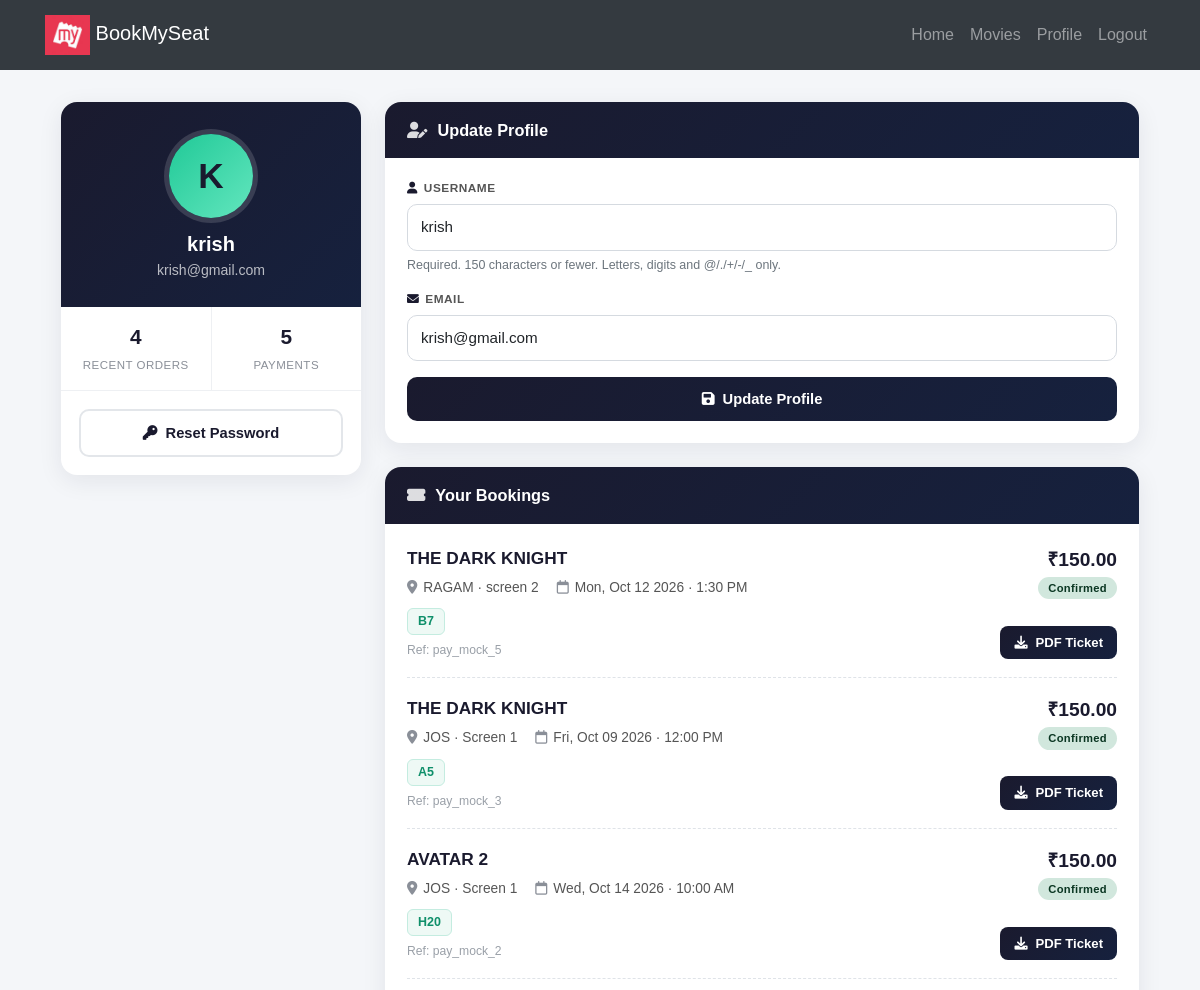
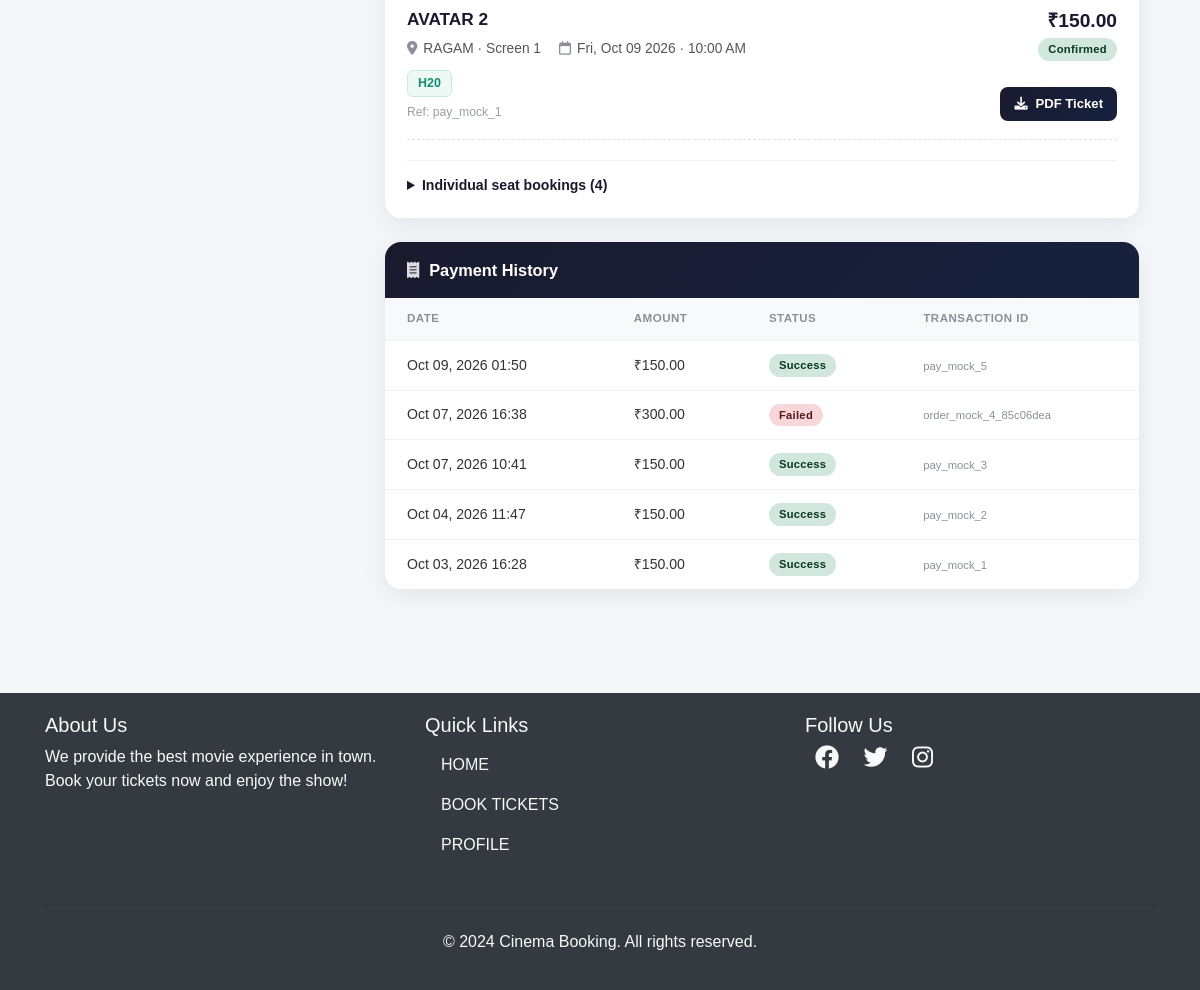
The page /user/profile/ (signed in) on the database its author committed (2 pictures, top to bottom).
### movies/models.py (models this page shows, shortened)
class BookingOrder(models.Model):
    class Status(models.TextChoices):
        CONFIRMED = 'CONFIRMED', 'Confirmed'
        CANCELLED = 'CANCELLED', 'Cancelled'
    user = models.ForeignKey(User, on_delete=models.CASCADE, related_name='booking_orders')
    show_time = models.ForeignKey(ShowTime, on_delete=models.CASCADE, related_name='booking_orders')
    reference = models.CharField(max_length=64, unique=True, db_index=True)
    total_amount = models.DecimalField(max_digits=10, decimal_places=2)
    status = models.CharField(max_length=20, choices=Status.choices, default=Status.CONFIRMED, db_index=True)
    created_at = models.DateTimeField(auto_now_add=True, db_index=True)
    class Meta:
        ordering = ['-created_at']
        indexes = [
            models.Index(fields=['user', '-created_at']),
        ]

class ShowTime(models.Model):
    movie = models.ForeignKey(Movie, on_delete=models.CASCADE, related_name='showtimes')
    theater = models.ForeignKey(Theater, on_delete=models.CASCADE, related_name='showtimes')
    screen = models.ForeignKey(Screen, on_delete=models.CASCADE, related_name='showtimes')
    date = models.DateField(help_text='Screening date')
    start_time = models.TimeField(help_text='Show start time')
    cleaning_buffer_minutes = models.PositiveIntegerField(
        default=20,
        help_text='Buffer time after show ends before next show can start (minutes)'
    )
    is_cancelled = models.BooleanField(default=False)
    class Meta:
        ordering = ['date', 'start_time']
        unique_together = ('screen', 'date', 'start_time')

class Movie(models.Model):
    AGE_CERTIFICATIONS = [
        ('U', 'U - Universal'),
        ('UA', 'UA - Parental Guidance'),
        ('UA13', 'UA13 - Parental Guidance (13+)'),
        ('UA16', 'UA16 - Parental Guidance (16+)'),
        ('A', 'A - Adults Only'),
        ('S', 'S - Special/Restricted'),
    ]
    name = models.CharField(max_length=250)
    image = models.ImageField(upload_to='movies/')
    rating = models.DecimalField(
        max_digits=3, decimal_places=1, blank=True, null=True,
        help_text='Optional critic/base rating out of 10. User rating is calculated from reviews.'
    )
    Cast = models.TextField(blank=True, help_text='Deprecated free-text cast list, kept for backward compatibility')
    description = models.TextField(blank=True, null=True)  # optional field
    genres = models.ManyToManyField(Genre, related_name='movies', blank=True)
    language = models.ForeignKey(
        Language, on_delete=models.SET_NULL, related_name='movies', null=True, blank=True
    )
    cast_members = models.ManyToManyField(
        CastMember, through='MovieCast', related_name='movies', blank=True
    )
    trailer_url = models.URLField(
        blank=True,
        validators=[validate_youtube_url],
        help_text='YouTube trailer URL (watch, youtu.be, or embed link).'
    )
    age_certification = models.CharField(max_length=10, choices=AGE_CERTIFICATIONS, blank=True)
    duration_minutes = models.PositiveIntegerField(blank=True, null=True, help_text='Runtime in minutes')
    release_date = models.DateField(
        blank=True, null=True,
        help_text='Available from (first bookable day, inclusive)',
    )
    end_date = models.DateField(
        blank=True, null=True,
        help_text='Available until (last bookable day, inclusive)',
    )
    default_cleaning_buffer_minutes = models.PositiveIntegerField(
        default=30,
        help_text='Default buffer/cleaning time between shows (minutes) for new showtimes',
    )
    booking_enabled = models.BooleanField(
        default=True,
        help_text=(
            'Master switch for this movie\'s bookings. Uncheck to immediately block '
            'all new bookings and showtime scheduling, regardless of release/end dates. '
            'A passed "end_date" alone no longer blocks bookings — toggle this off instead.'
        ),
    )
    created_at = models.DateTimeField(default=timezone.now, editable=False)
    class Meta:
        ordering = ['-created_at']

class Theater(models.Model):
    name = models.CharField(max_length=250)
    city = models.CharField(max_length=120, blank=True, default='', db_index=True)
    class Meta:
        ordering = ['name']

class Screen(models.Model):
    SCREEN_TYPE_CHOICES = [
        ('standard', 'Standard'),
        ('imax', 'IMAX'),
        ('3d', '3D'),
        ('4dx', '4DX'),
        ('dolby', 'Dolby Atmos'),
    ]
    theater = models.ForeignKey(Theater, on_delete=models.CASCADE, related_name='screens')
    name = models.CharField(max_length=100, help_text='e.g. Screen 1, IMAX Hall')
    total_seats = models.PositiveIntegerField(default=100)
    screen_type = models.CharField(max_length=20, choices=SCREEN_TYPE_CHOICES, default='standard')
    class Meta:
        ordering = ['theater', 'name']
        unique_together = ('theater', 'name')

class Booking(models.Model):
    user = models.ForeignKey(User, on_delete=models.CASCADE)
    seat = models.ForeignKey(Seat, on_delete=models.CASCADE, null=True, blank=True)
    show_time = models.ForeignKey(ShowTime, on_delete=models.CASCADE, related_name='bookings', null=True, blank=True)
    theater = models.ForeignKey(Theater, on_delete=models.CASCADE, null=True, blank=True)
    booked_at = models.DateTimeField(auto_now_add=True, db_index=True)
    movie = models.ForeignKey(Movie, on_delete=models.CASCADE, null=True, blank=True)
    total_price = models.DecimalField(max_digits=10, decimal_places=2, null=True, blank=True)
    booking_order = models.ForeignKey(
        BookingOrder, on_delete=models.SET_NULL, null=True, blank=True, related_name='bookings'
    )
    payment_transaction = models.ForeignKey(
        PaymentTransaction, on_delete=models.SET_NULL, null=True, blank=True, related_name='bookings'
    )
    class Meta:
        indexes = [
            models.Index(fields=['show_time', 'seat']),
            models.Index(fields=['user', '-booked_at']),
            models.Index(fields=['theater', 'booked_at']),
        ]

class Seat(models.Model):
    SEAT_TYPE_CHOICES = [
        ('standard', 'Standard'),
        ('premium', 'Premium'),
    ]
    screen = models.ForeignKey(Screen, on_delete=models.CASCADE, related_name='seats', null=True, blank=True)
    seat_number = models.CharField(max_length=10)
    seat_type = models.CharField(max_length=10, choices=SEAT_TYPE_CHOICES, default='standard')
    price = models.DecimalField(max_digits=8, decimal_places=2, default=150.00)
    is_booked = models.BooleanField(default=False)
    class Meta:
        ordering = ['seat_number']

class PaymentTransaction(models.Model):
    class Status(models.TextChoices):
        PENDING = 'PENDING', 'Pending'
        SUCCESS = 'SUCCESS', 'Success'
        FAILED = 'FAILED', 'Failed'
        CANCELLED = 'CANCELLED', 'Cancelled'
        REFUNDED = 'REFUNDED', 'Refunded'
    user = models.ForeignKey(User, on_delete=models.CASCADE, related_name='payments')
    show_time = models.ForeignKey(ShowTime, on_delete=models.CASCADE, related_name='payments')
    reservation = models.ForeignKey(
        SeatReservation, on_delete=models.SET_NULL, null=True, blank=True, related_name='payments'
    )
    seat_ids = models.JSONField(default=list, help_text='Seat primary keys included in this checkout')
    amount = models.DecimalField(max_digits=10, decimal_places=2)
    currency = models.CharField(max_length=8, default='INR')
    status = models.CharField(max_length=20, choices=Status.choices, default=Status.PENDING, db_index=True)
    provider = models.CharField(max_length=32, default='razorpay')
    provider_order_id = models.CharField(max_length=128, blank=True, db_index=True)
    provider_payment_id = models.CharField(max_length=128, blank=True, null=True, unique=True)
    idempotency_key = models.CharField(max_length=64, unique=True)
    failure_reason = models.CharField(max_length=500, blank=True)
    booking_order = models.ForeignKey(
        BookingOrder, on_delete=models.SET_NULL, null=True, blank=True, related_name='payment_transactions'
    )
    created_at = models.DateTimeField(auto_now_add=True, db_index=True)
    updated_at = models.DateTimeField(auto_now=True)
    class Meta:
        ordering = ['-created_at']
        indexes = [
            models.Index(fields=['status', 'created_at']),
            models.Index(fields=['user', '-created_at']),
        ]

### user/views.py (the view)
# urls.py: path('profile/', profile, name='profile'),
@login_required
def profile(request):
    bookings = Booking.objects.filter(user=request.user).select_related(
        'movie', 'theater', 'seat', 'show_time', 'booking_order'
    ).order_by('-booked_at')
    booking_orders = BookingOrder.objects.filter(user=request.user).prefetch_related('bookings').order_by('-created_at')[:20]
    payments = PaymentTransaction.objects.filter(user=request.user).order_by('-created_at')[:30]
    if request.method == 'POST':
        u_form = UserUpdateForm(request.POST, instance=request.user)  # fixed
        if u_form.is_valid():
            u_form.save()
            return redirect('profile')
    else:
        u_form = UserUpdateForm(instance=request.user)
    return render(request, 'users/profile.html', {
        'u_form': u_form,
        'bookings': bookings,
        'booking_orders': booking_orders,
        'payments': payments,
    })

### user/forms.py
class UserUpdateForm(forms.ModelForm):
    email = forms.EmailField()
    class Meta:
            model = User
            fields = ['username', 'email']
    class ProfileUpdateForm(forms.ModelForm):
        class Meta:
            model = User
            fields = ['password']

### templates/users/profile.html (shortened to what this page needs)
{% extends "users/base.html" %} {% block content %}
<link rel="stylesheet" href="https://cdnjs.cloudflare.com/ajax/libs/font-awesome/6.0.0-beta3/css/all.min.css">
<div class="pf-wrap">
  <aside class="pf-side">
    <div class="pf-card">
      <div class="pf-user-top">
        <div class="pf-avatar">{{ user.username|slice:":1"|upper }}</div>
        <h3>{{ user.username }}</h3>
        <p>{{ user.email }}</p>
      </div>
      <div class="pf-stats">
        <div class="pf-stat"><b>{{ booking_orders|length }}</b><span>Recent orders</span></div>
        <div class="pf-stat"><b>{{ payments|length }}</b><span>Payments</span></div>
      </div>
      <div class="pf-user-actions">
        <a href="{% url 'password_reset' %}" class="pf-btn"><i class="fas fa-key"></i> Reset Password</a>
      </div>
    </div>
  </aside>
  <div class="pf-main">
    <div class="pf-card">
      <div class="pf-card-head"><i class="fas fa-user-edit"></i> Update Profile</div>
      <div class="pf-card-body">
        <form method="POST" class="pf-form">
          {% for field in u_form %}
            <div class="pf-field">
              <label for="{{ field.id_for_label }}">
                <i class="fas fa-{% if field.name == 'username' %}user{% elif field.name == 'email' %}envelope{% else %}info-circle{% endif %}"></i>{{ field.label }}
              </label>
              {{ field }}
              {% if field.help_text %}
                <small class="form-text text-muted">{{ field.help_text }}</small>
              {% endif %}
            </div>
          {% endfor %}
          <button class="pf-btn pf-btn-primary" type="submit"><i class="fas fa-save"></i> Update Profile</button>
        </form>
      </div>
    </div>
    <div class="pf-card">
      <div class="pf-card-head"><i class="fas fa-ticket-alt"></i> Your Bookings</div>
      <div class="pf-card-body">
        {% if booking_orders %}
          {% for order in booking_orders %}
          <div class="pf-order">
            <div>
              <div class="pf-order-title">{{ order.show_time.movie.name }}</div>
              <div class="pf-order-meta">
                <span><i class="fas fa-map-marker-alt"></i>{{ order.show_time.theater.name }} · {{ order.show_time.screen.name }}</span>
                <span><i class="far fa-calendar"></i>{{ order.show_time.date|date:"D, M d Y" }} · {{ order.show_time.start_time|time:"g:i A" }}</span>
              </div>
              <div class="pf-seats">
                {% for b in order.bookings.all %}{% if b.seat %}<span class="pf-seat">{{ b.seat.seat_number }}</span>{% endif %}{% endfor %}
              </div>
              <div class="pf-ref">Ref: {{ order.reference }}</div>
            </div>
            <div class="pf-order-side">
              <div>
                <div class="pf-amount">₹{{ order.total_amount }}</div>
                <span class="pf-badge {% if order.status == 'CONFIRMED' %}pf-badge-ok{% elif order.status == 'CANCELLED' %}pf-badge-bad{% endif %}">{{ order.get_status_display }}</span>
              </div>
              <a href="{% url 'download_ticket' order.id %}" class="pf-btn pf-btn-primary pf-btn-sm"><i class="fas fa-download"></i> PDF Ticket</a>
            </div>
          </div>
          {% endfor %}
        {% endif %}
        {% if bookings %}
          <details class="pf-details">
            <summary>Individual seat bookings ({{ bookings|length }})</summary>
          </details>
        {% endif %}
      </div>
    </div>
    <div class="pf-card">
      <div class="pf-card-head"><i class="fas fa-receipt"></i> Payment History</div>
      {% if payments %}
      <div class="pf-table-wrap">
        <table class="pf-table">
          <thead><tr><th>Date</th><th>Amount</th><th>Status</th><th>Transaction ID</th></tr></thead>
          <tbody>
            {% for p in payments %}
            <tr>
              <td>{{ p.created_at|date:"M d, Y H:i" }}</td>
              <td>₹{{ p.amount }}</td>
              <td><span class="pf-badge {% if p.status == 'SUCCESS' %}pf-badge-ok{% elif p.status == 'FAILED' or p.status == 'CANCELLED' %}pf-badge-bad{% elif p.status == 'PENDING' %}pf-badge-wait{% elif p.status == 'REFUNDED' %}pf-badge-info{% endif %}">{{ p.get_status_display }}</span></td>
              <td><small>{{ p.provider_payment_id|default:p.provider_order_id|default:"—" }}</small></td>
            </tr>
            {% endfor %}
          </tbody>
        </table>
      </div>
      {% else %}
      <div class="pf-empty"><i class="fas fa-receipt"></i><p>No payments yet.</p></div>
      {% endif %}
    </div>
  </div>
</div>
{% endblock %}

### templates/users/base.html (style rules this page uses)
body { font-family: Arial, sans-serif; }

### rows shown on the page
BookingOrder: show_time.movie.name "THE DARK KNIGHT", show_time.theater.name "RAGAM", show_time.screen.name "screen 2", show_time "Mon, Oct 12 2026", show_time.start_time "1:30 PM", reference "pay_mock_5", total_amount "150.00", status "Confirmed"
Booking: seat.seat_number "B7"
BookingOrder: show_time.movie.name "THE DARK KNIGHT", show_time.theater.name "JOS", show_time.screen.name "Screen 1", show_time "Fri, Oct 09 2026", show_time.start_time "12:00 PM", reference "pay_mock_3", total_amount "150.00", status "Confirmed"
Booking: seat.seat_number "A5"
BookingOrder: show_time.movie.name "AVATAR 2", show_time.theater.name "JOS", show_time.screen.name "Screen 1", show_time "Wed, Oct 14 2026", show_time.start_time "10:00 AM", reference "pay_mock_2", total_amount "150.00", status "Confirmed"
Booking: seat.seat_number "H20"
BookingOrder: show_time.movie.name "AVATAR 2", show_time.theater.name "RAGAM", show_time.screen.name "Screen 1", show_time "Fri, Oct 09 2026", show_time.start_time "10:00 AM", reference "pay_mock_1", total_amount "150.00", status "Confirmed"
Booking: seat.seat_number "H20"
PaymentTransaction: created_at "Oct 09, 2026 01:50", amount "150.00", status "Success", provider_payment_id "pay_mock_5"
PaymentTransaction: created_at "Oct 07, 2026 16:38", amount "300.00", status "Failed", provider_payment_id "order_mock_4_85c06dea"
PaymentTransaction: created_at "Oct 07, 2026 10:41", amount "150.00", status "Success", provider_payment_id "pay_mock_3"
PaymentTransaction: created_at "Oct 04, 2026 11:47", amount "150.00", status "Success", provider_payment_id "pay_mock_2"
PaymentTransaction: created_at "Oct 03, 2026 16:28", amount "150.00", status "Success", provider_payment_id "pay_mock_1"

### other values the page prints
{{ user.username|slice:":1"|upper }} "K"
{{ user.username }} "krish"
{{ user.email }} "krish@gmail.com"
{{ booking_orders|length }} "4"
{{ payments|length }} "5"
{{ field.label }} "USERNAME" "EMAIL"
{{ field.help_text }} "Required. 150 characters or fewer. Letters, digits and @/./+/-/_ only."
{{ bookings|length }} "4"
